Frame 1 (no input): blank canvas, image omitted
Frame 60 (no input): blank canvas, image omitted
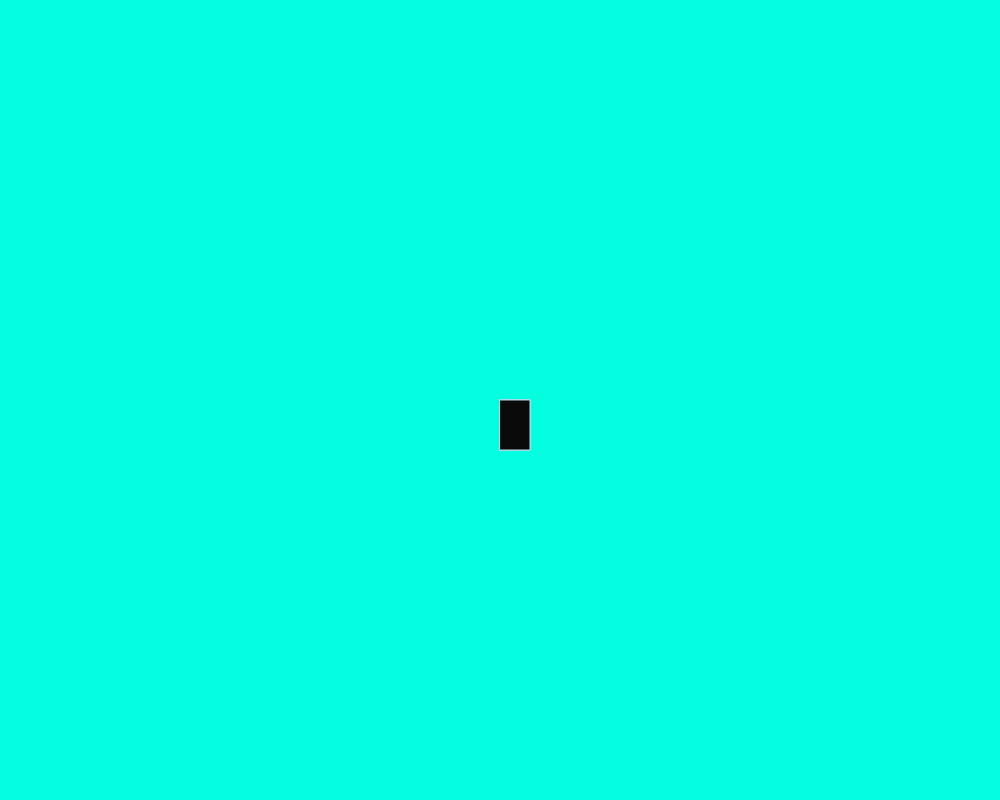
Frame 120 (the mouse pressed at the canvas centre since frame 60)

The p5.js sketch whose frames 1 and 60 were blank and that drew this single picture after the mouse press (run headless with seeded random() and noise() and a simulated clock; from frame 60 on, the mouse is pressed at the canvas centre):

// p5.js sketch
// ── sketch.js
function setup() {
  createCanvas(1000, 800);
background("rgb(3,255,223)");
}

function draw() {
  
  fill("rgb(10,10,10)");
  stroke("lightblue");
  if (mouseIsPressed)
  rect(mouseX,mouseY,30,50);
}
